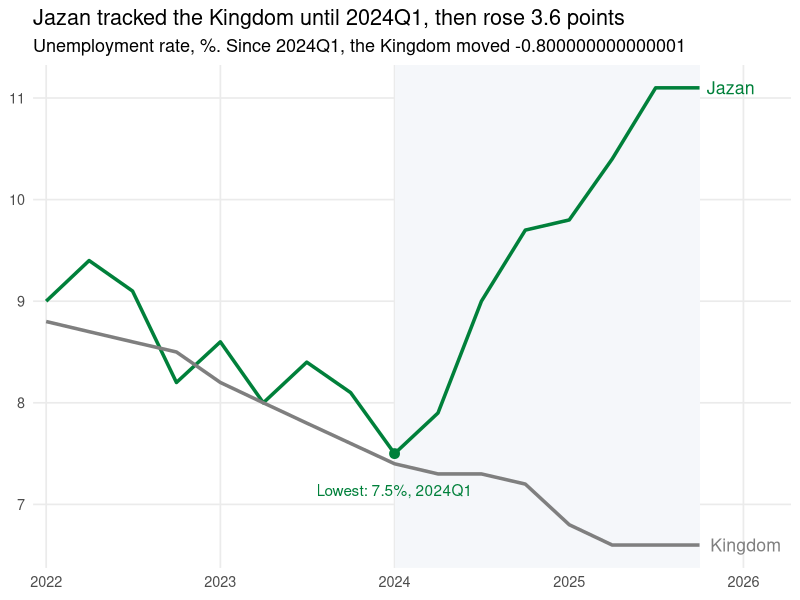

Here is the R script that generated this plot:
## ---- chunk 1
#| include: false
library(tidyverse)
pair <- read_csv("unemployment.csv") |>
  filter(region %in% c("Jazan", "Kingdom"))
ends <- pair |> slice_max(date, by = region)
low <- pair |>
  filter(region == "Jazan") |>
  slice_min(rate, n = 1)
since <- pair |>
  filter(date >= low$date) |>
  group_by(region) |>
  summarise(change = last(rate) - first(rate)) |>
  deframe()
## ---- chunk 2
#| fig-width: 8
#| fig-height: 5.5
ggplot(pair, aes(date, rate, colour = region)) +
  annotate("rect", fill = "#F5F7FA",
           xmin = low$date, xmax = max(pair$date),
           ymin = -Inf, ymax = Inf) +
  geom_line(linewidth = 1.2) +
  geom_point(data = low, size = 3) +
  annotate("text", x = low$date, y = low$rate - 0.3,
           vjust = 1, colour = "#00803A",
           label = str_glue("Lowest: {low$rate}%, ",
                            "{low$quarter}")) +
  geom_text(data = ends, aes(label = region),
            hjust = -0.15, size = 4.5) +
  scale_colour_manual(values = c(Jazan = "#00803A",
                                 Kingdom = "grey50"),
                      guide = "none") +
  scale_x_date(
    expand = expansion(mult = c(0.02, 0.14))) +
  labs(title = str_glue(
         "Jazan tracked the Kingdom until ",
         "{low$quarter}, then rose ",
         "{since['Jazan']} points"),
       subtitle = str_glue(
         "Unemployment rate, %. Since ",
         "{low$quarter}, the Kingdom moved ",
         "{since['Kingdom']}"),
       x = NULL, y = NULL) +
  theme_minimal(base_size = 13) +
  theme(panel.grid.minor = element_blank())
